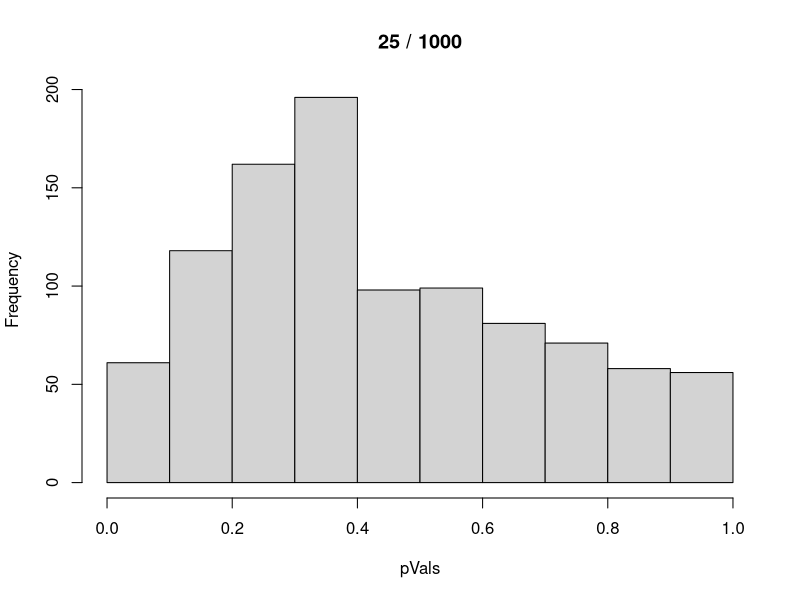

Reproduce this figure in R.
sampleSize=1000
pVals=c()

xN=10000; yN=10000
#x=matrix(rnorm(xN*sampleSize, 0, 1), ncol=sampleSize, nrow=xN)
#y=matrix(rnorm(yN*sampleSize, 0, 1), ncol=sampleSize, nrow=yN)
#x=matrix(rt(xN*sampleSize, 1, 0), ncol=sampleSize, nrow=xN)
#y=matrix(rt(yN*sampleSize, 1, 0), ncol=sampleSize, nrow=yN)
x=matrix(rcauchy(xN*sampleSize, 0, 1), ncol=sampleSize, nrow=xN)
y=matrix(rcauchy(yN*sampleSize, 0, 1), ncol=sampleSize, nrow=yN)

#x=matrix(rcauchy(xN*sampleSize, 1, 0), ncol=sampleSize, nrow=xN)
#x=matrix(round(runif(xN*sampleSize,-1,1))*rchisq(xN*sampleSize, 1, 0)^10, ncol=sampleSize, nrow=xN)
#y=matrix(rt(xN*sampleSize, 1, 0), ncol=sampleSize, nrow=xN)

#x=matrix(rsn(xN*sampleSize, 0, 5, 10), ncol=sampleSize, nrow=xN)
#y=matrix(rsn(xN*sampleSize, 0, 5, 10), ncol=sampleSize, nrow=yN)

#x=as.real(rsn(xN*sampleSize, 0, 1, 5))
#y=as.real(rsn(xN*sampleSize, 0, 1, 5))

for(i in 1:sampleSize){
	pVals[i]=t.test(x[,i],y[,i])$p.value
}
hist(pVals, main=paste(sum(pVals<0.05),"/", sampleSize))

